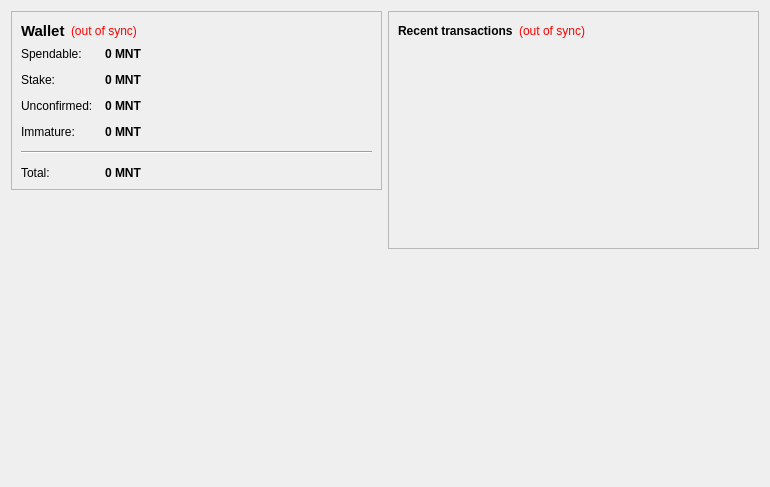
<?xml version="1.0" encoding="UTF-8"?>
<ui version="4.0">
 <class>OverviewPage</class>
 <widget class="QWidget" name="OverviewPage">
  <property name="geometry">
   <rect>
    <x>0</x>
    <y>0</y>
    <width>770</width>
    <height>487</height>
   </rect>
  </property>
  <property name="windowTitle">
   <string>Form</string>
  </property>
  <layout class="QHBoxLayout" name="horizontalLayout" stretch="1,1">
   <item>
    <layout class="QVBoxLayout" name="verticalLayout_2">
     <item>
      <widget class="QFrame" name="frame">
       <property name="frameShape">
        <enum>QFrame::StyledPanel</enum>
       </property>
       <property name="frameShadow">
        <enum>QFrame::Raised</enum>
       </property>
       <layout class="QVBoxLayout" name="verticalLayout_4">
        <item>
         <layout class="QHBoxLayout" name="horizontalLayout_4">
          <item>
           <widget class="QLabel" name="label_5">
            <property name="font">
             <font>
              <pointsize>11</pointsize>
              <weight>75</weight>
              <bold>true</bold>
             </font>
            </property>
            <property name="text">
             <string>Wallet</string>
            </property>
           </widget>
          </item>
          <item>
           <widget class="QLabel" name="labelWalletStatus">
            <property name="toolTip">
             <string>The displayed information may be out of date. Your wallet automatically synchronizes with the Minty network after a connection is established, but this process has not completed yet.</string>
            </property>
            <property name="styleSheet">
             <string notr="true">QLabel { color: red; }</string>
            </property>
            <property name="text">
             <string notr="true">(out of sync)</string>
            </property>
            <property name="alignment">
             <set>Qt::AlignLeading|Qt::AlignLeft|Qt::AlignVCenter</set>
            </property>
           </widget>
          </item>
          <item>
           <spacer name="horizontalSpacer_2">
            <property name="orientation">
             <enum>Qt::Horizontal</enum>
            </property>
            <property name="sizeHint" stdset="0">
             <size>
              <width>40</width>
              <height>20</height>
             </size>
            </property>
           </spacer>
          </item>
         </layout>
        </item>
        <item>
         <layout class="QFormLayout" name="formLayout_2">
          <property name="fieldGrowthPolicy">
           <enum>QFormLayout::AllNonFixedFieldsGrow</enum>
          </property>
          <property name="horizontalSpacing">
           <number>12</number>
          </property>
          <property name="verticalSpacing">
           <number>12</number>
          </property>
          <item row="0" column="0">
           <widget class="QLabel" name="label">
            <property name="text">
             <string>Spendable:</string>
            </property>
           </widget>
          </item>
          <item row="0" column="1">
           <widget class="QLabel" name="labelBalance">
            <property name="font">
             <font>
              <weight>75</weight>
              <bold>true</bold>
             </font>
            </property>
            <property name="cursor">
             <cursorShape>IBeamCursor</cursorShape>
            </property>
            <property name="toolTip">
             <string>Your current spendable balance</string>
            </property>
            <property name="text">
             <string notr="true">0 MNT</string>
            </property>
            <property name="textInteractionFlags">
             <set>Qt::LinksAccessibleByMouse|Qt::TextSelectableByKeyboard|Qt::TextSelectableByMouse</set>
            </property>
           </widget>
          </item>
          <item row="1" column="0">
           <widget class="QLabel" name="label_6">
            <property name="text">
             <string>Stake:</string>
            </property>
           </widget>
          </item>
          <item row="1" column="1">
           <widget class="QLabel" name="labelStake">
            <property name="font">
             <font>
              <weight>75</weight>
              <bold>true</bold>
             </font>
            </property>
            <property name="cursor">
             <cursorShape>IBeamCursor</cursorShape>
            </property>
            <property name="toolTip">
             <string>Total of coins that was staked, and do not yet count toward the current balance</string>
            </property>
            <property name="text">
             <string notr="true">0 MNT</string>
            </property>
            <property name="textInteractionFlags">
             <set>Qt::LinksAccessibleByMouse|Qt::TextSelectableByKeyboard|Qt::TextSelectableByMouse</set>
            </property>
           </widget>
          </item>
          <item row="2" column="0">
           <widget class="QLabel" name="label_3">
            <property name="text">
             <string>Unconfirmed:</string>
            </property>
           </widget>
          </item>
          <item row="2" column="1">
           <widget class="QLabel" name="labelUnconfirmed">
            <property name="font">
             <font>
              <weight>75</weight>
              <bold>true</bold>
             </font>
            </property>
            <property name="cursor">
             <cursorShape>IBeamCursor</cursorShape>
            </property>
            <property name="toolTip">
             <string>Total of transactions that have yet to be confirmed, and do not yet count toward the current balance</string>
            </property>
            <property name="text">
             <string notr="true">0 MNT</string>
            </property>
            <property name="textInteractionFlags">
             <set>Qt::LinksAccessibleByMouse|Qt::TextSelectableByKeyboard|Qt::TextSelectableByMouse</set>
            </property>
           </widget>
          </item>
          <item row="3" column="0">
           <widget class="QLabel" name="labelImmatureText">
            <property name="text">
             <string>Immature:</string>
            </property>
           </widget>
          </item>
          <item row="3" column="1">
           <widget class="QLabel" name="labelImmature">
            <property name="font">
             <font>
              <weight>75</weight>
              <bold>true</bold>
             </font>
            </property>
            <property name="toolTip">
             <string>Mined balance that has not yet matured</string>
            </property>
            <property name="text">
             <string notr="true">0 MNT</string>
            </property>
            <property name="textInteractionFlags">
             <set>Qt::LinksAccessibleByMouse|Qt::TextSelectableByKeyboard|Qt::TextSelectableByMouse</set>
            </property>
           </widget>
          </item>
          <item row="4" column="0" colspan="2">
           <widget class="Line" name="line">
            <property name="orientation">
             <enum>Qt::Horizontal</enum>
            </property>
           </widget>
          </item>
          <item row="5" column="0">
           <widget class="QLabel" name="labelTotalText">
            <property name="text">
             <string>Total:</string>
            </property>
           </widget>
          </item>
          <item row="5" column="1">
           <widget class="QLabel" name="labelTotal">
            <property name="font">
             <font>
              <weight>75</weight>
              <bold>true</bold>
             </font>
            </property>
            <property name="cursor">
             <cursorShape>IBeamCursor</cursorShape>
            </property>
            <property name="toolTip">
             <string>Your current total balance</string>
            </property>
            <property name="text">
             <string notr="true">0 MNT</string>
            </property>
            <property name="textInteractionFlags">
             <set>Qt::LinksAccessibleByMouse|Qt::TextSelectableByKeyboard|Qt::TextSelectableByMouse</set>
            </property>
           </widget>
          </item>
         </layout>
        </item>
       </layout>
      </widget>
     </item>
     <item>
      <spacer name="verticalSpacer">
       <property name="orientation">
        <enum>Qt::Vertical</enum>
       </property>
       <property name="sizeHint" stdset="0">
        <size>
         <width>20</width>
         <height>40</height>
        </size>
       </property>
      </spacer>
     </item>
     <item>
      <widget class="QLabel" name="labelstat">
       <property name="styleSheet">
        <string notr="true"/>
       </property>
       <property name="text">
        <string/>
       </property>
       <property name="pixmap">
        <pixmap resource="../bitcoin.qrc">:/images/about</pixmap>
       </property>
      </widget>
     </item>
    </layout>
   </item>
   <item>
    <layout class="QVBoxLayout" name="verticalLayout_3">
     <item>
      <widget class="QFrame" name="frame_2">
       <property name="frameShape">
        <enum>QFrame::StyledPanel</enum>
       </property>
       <property name="frameShadow">
        <enum>QFrame::Raised</enum>
       </property>
       <layout class="QVBoxLayout" name="verticalLayout">
        <item>
         <layout class="QHBoxLayout" name="horizontalLayout_2">
          <item>
           <widget class="QLabel" name="label_4">
            <property name="text">
             <string>&lt;b&gt;Recent transactions&lt;/b&gt;</string>
            </property>
           </widget>
          </item>
          <item>
           <widget class="QLabel" name="labelTransactionsStatus">
            <property name="toolTip">
             <string>The displayed information may be out of date. Your wallet automatically synchronizes with the Minty network after a connection is established, but this process has not completed yet.</string>
            </property>
            <property name="styleSheet">
             <string notr="true">QLabel { color: red; }</string>
            </property>
            <property name="text">
             <string notr="true">(out of sync)</string>
            </property>
            <property name="alignment">
             <set>Qt::AlignRight|Qt::AlignTrailing|Qt::AlignVCenter</set>
            </property>
           </widget>
          </item>
          <item>
           <spacer name="horizontalSpacer">
            <property name="orientation">
             <enum>Qt::Horizontal</enum>
            </property>
            <property name="sizeHint" stdset="0">
             <size>
              <width>40</width>
              <height>20</height>
             </size>
            </property>
           </spacer>
          </item>
         </layout>
        </item>
        <item>
         <widget class="QListView" name="listTransactions">
          <property name="styleSheet">
           <string notr="true">QListView { background: transparent; }</string>
          </property>
          <property name="frameShape">
           <enum>QFrame::NoFrame</enum>
          </property>
          <property name="verticalScrollBarPolicy">
           <enum>Qt::ScrollBarAlwaysOff</enum>
          </property>
          <property name="horizontalScrollBarPolicy">
           <enum>Qt::ScrollBarAlwaysOff</enum>
          </property>
          <property name="selectionMode">
           <enum>QAbstractItemView::NoSelection</enum>
          </property>
         </widget>
        </item>
       </layout>
      </widget>
     </item>
     <item>
      <spacer name="verticalSpacer_2">
       <property name="orientation">
        <enum>Qt::Vertical</enum>
       </property>
       <property name="sizeHint" stdset="0">
        <size>
         <width>20</width>
         <height>40</height>
        </size>
       </property>
      </spacer>
     </item>
    </layout>
   </item>
  </layout>
 </widget>
 <resources>
  <include location="../bitcoin.qrc"/>
 </resources>
 <connections/>
</ui>
